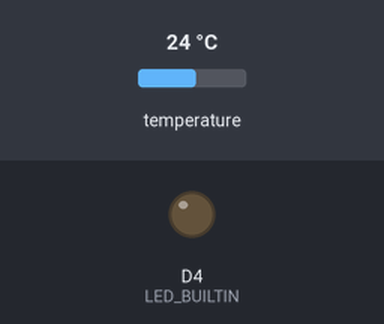
This sketch was run on a simulated ESP8266 (NodeMCU). Parts: output pins drawn as LEDs (lit = HIGH, except the on-board LED, lit = LOW). Inputs (shaded band) come from the test bench; at power-on: temperature 24 °C. WiFi joins after 1.5 s; servers stay silent unless stated; uploads are accepted with an empty reply; what the sketch prints to the serial monitor is not drawn. At 31.2 s the program puts the board to deep sleep or switches it off; the recording ends there.

Above: at 3.1 s.
At 4.6 s:
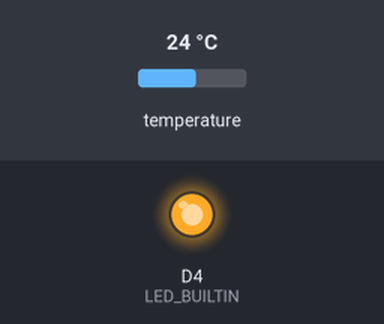
Timing chart, 0 to 6.1 s (numbered marks = the images above):
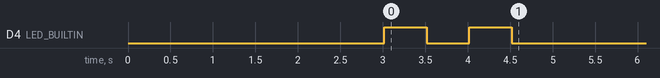

The sketch:

SanciTemperature.Arduino_v2.ino
```cpp
#include <ESP8266WiFi.h>
#include <OneWire.h>
#include <DallasTemperature.h>
#include <ESP8266HTTPClient.h>

// Configurazione DS18B20
#define ONE_WIRE_BUS D2 // Pin digitale al quale è collegato il sensore
OneWire oneWire(ONE_WIRE_BUS);
DallasTemperature sensors(&oneWire);

// Configurazione WiFi
const char *ssid = "EOLO - FRITZ!Box 4020 AE";
const char *password = "47333590285490568680";
const char *endpointUrl = "http://temperaturemonitorsp.azurewebsites.net/api/v1/temperature/save"; // Sostituisci con il tuo endpoint

// Parametri
const int numReadings = 15;              // Numero di letture per fare la media
const int wifiMaxAttempts = 50;          // Numero massimo di tentativi di connessione WiFi
const int sleepDuration = 30 * 60 * 1e6; // Sleep per 30 minuti (in microsecondi)
const int wifiCycleAttempts = 5;

void setup()
{
  pinMode(LED_BUILTIN, OUTPUT);
  Serial.begin(115200);
  delay(500);

  // Inizializza il sensore DS18B20
  sensors.begin();

  // Connetti al WiFi
  WiFi.begin(ssid, password);
  int attempt = 0;
  for (int i = 0; i < wifiCycleAttempts; i++)
  {
    attempt = 0;
    if (WiFi.status() == WL_CONNECTED)
      break;

    while (WiFi.status() != WL_CONNECTED && attempt < wifiMaxAttempts)
    {
      delay(500);
      Serial.print(".");
      attempt++;
    }
    delay(1000);
  }

  if (WiFi.status() != WL_CONNECTED)
  {
    Serial.println("Connessione WiFi fallita. Entro in deep sleep.");
    ESP.deepSleep(sleepDuration);
    return;
  }
  Serial.println("WiFi connesso.");
  digitalWrite(LED_BUILTIN, HIGH);
  delay(500);
  digitalWrite(LED_BUILTIN, LOW);
  delay(500);
  digitalWrite(LED_BUILTIN, HIGH);
  delay(500);
  digitalWrite(LED_BUILTIN, LOW);
}

void loop()
{
  float temperature = readTemperatureAverage();
  Serial.print("Temperatura rilevata: ");
  Serial.println(temperature);
  if (sendTemperatureData(temperature))
  {
    Serial.println("Dati inviati con successo.");
  }
  else
  {
    Serial.println("Invio dei dati fallito.");
  }

  // Modalità deep sleep
  Serial.println("Entro in deep sleep per 30 minuti.");
  ESP.deepSleep(sleepDuration);
}

float readTemperatureAverage()
{
  float totalTemperature = 0.0;

  for (int i = 0; i < numReadings; i++)
  {
    sensors.requestTemperatures(); // Richiede la temperatura
    float tempC = sensors.getTempCByIndex(0);
    if (tempC != DEVICE_DISCONNECTED_C)
    {
      totalTemperature += tempC;
    }
    delay(1000); // Aspetta un secondo tra le letture
  }

  return totalTemperature / numReadings;
}

bool sendTemperatureData(float temperature)
{
  Serial.println("Invio dei dati!");
  if (WiFi.status() == WL_CONNECTED)
  {
    WiFiClient client;
    HTTPClient http;
    String apiPath = String(endpointUrl) + "?temperature=" + temperature;
    http.begin(client, apiPath.c_str());
    int httpResponseCode = http.GET();
    if (httpResponseCode > 0)
    {
      return true;
    }
  }
  return false;
}
```
